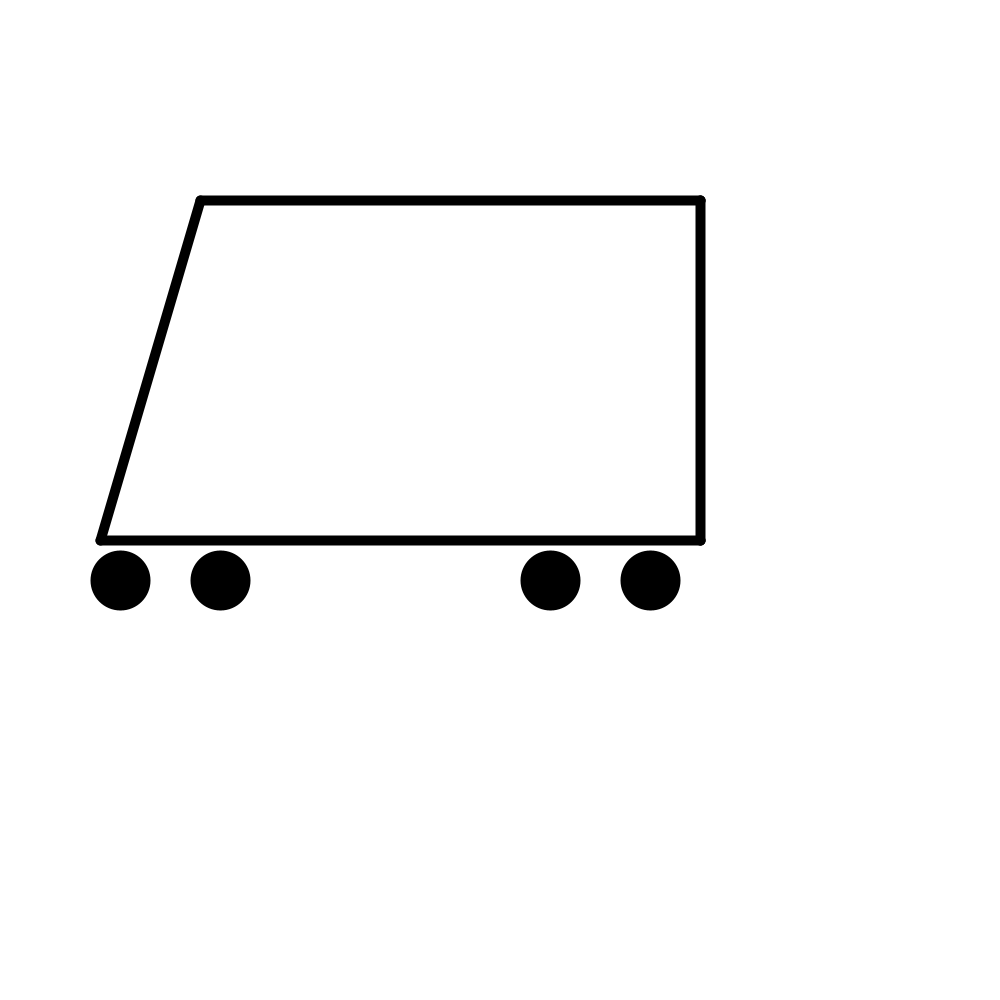
Frame 1 (no input)
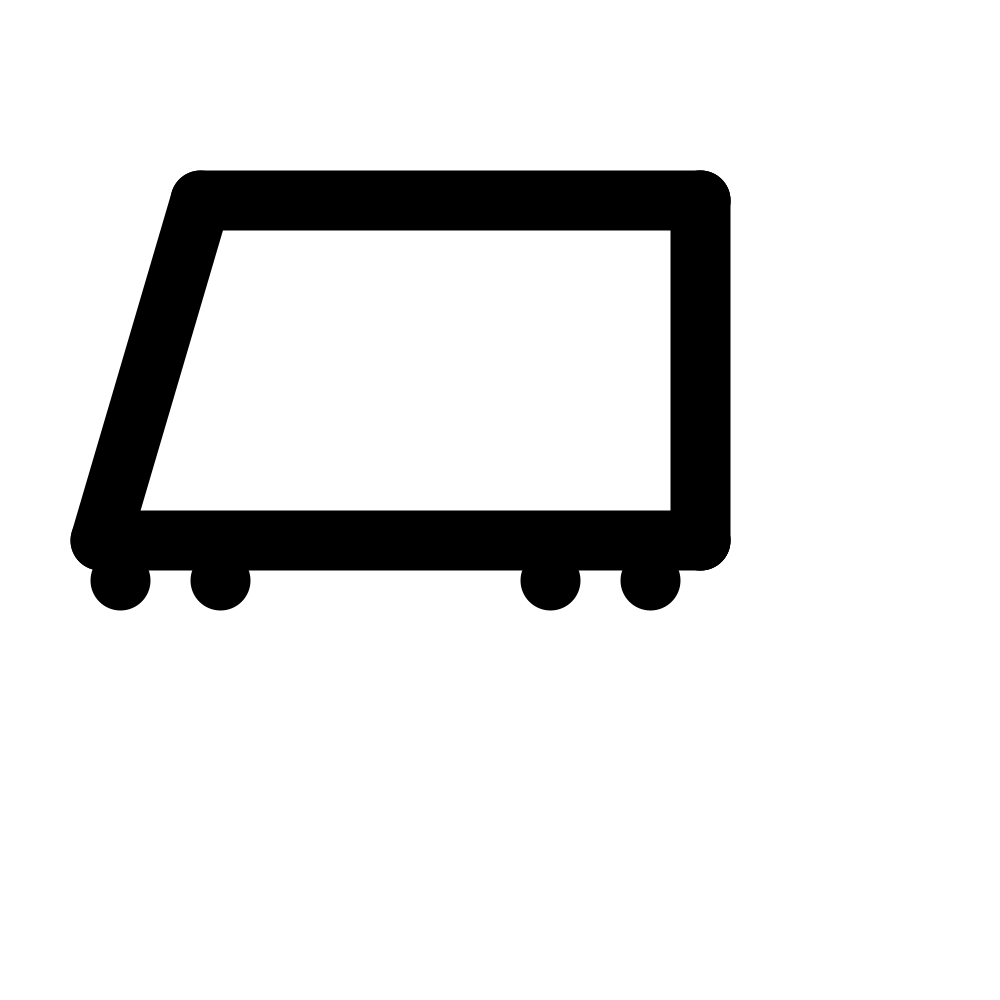
Frame 60 (the mouse pressed at the canvas centre just before this capture)
Frame 120 (the mouse held since frame 60 and released just before this capture): identical to frame 60, image omitted

The Processing sketch that drew these frames (run headless with seeded random() and noise(); from frame 60 on, the mouse is pressed at the canvas centre):

// Processing sketch: ANDY_GD105PT1
// ── ANDY_GD105PT1.pde
// create the document & size & runs 1 time 
void setup(){
 // makes the size of the document big or small
size (1000,1000);


}

void draw (){
// makes the documents bigger or smaller
  scale (10);
//creates the color or image
background (255);

point (70, 20);
point (70, 54);
// creates the lines
line (70, 20, 70, 54);
//(x, y) 
line ( 20, 20, 10, 54); 

line ( 70, 20, 20, 20); 

line ( 10, 54, 70, 54);
//makes a line thicker or thinners
strokeWeight (6);
//draw the points or dots
point (12, 58);
point (22, 58);
point (65, 58);
point (55, 58); 
// space between the lines 
println (" Please show a picture of a Metro North ACMU.");

println (" The fox is red. " );
}
